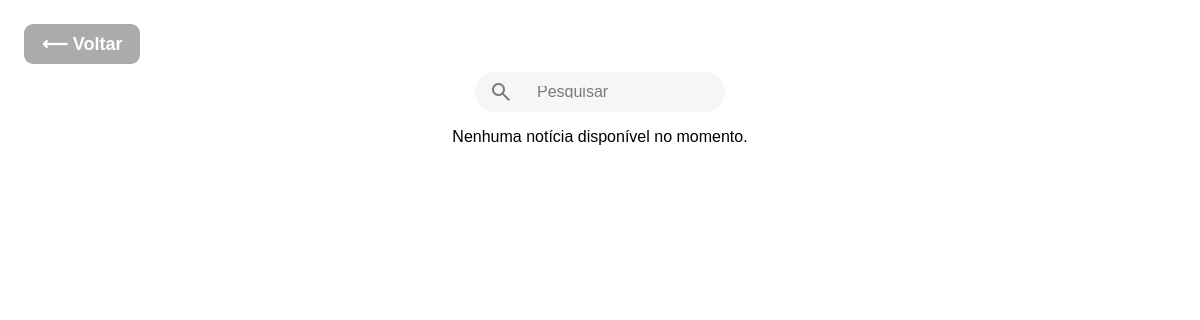
The page /pesquisa.php on the database as committed earlier.
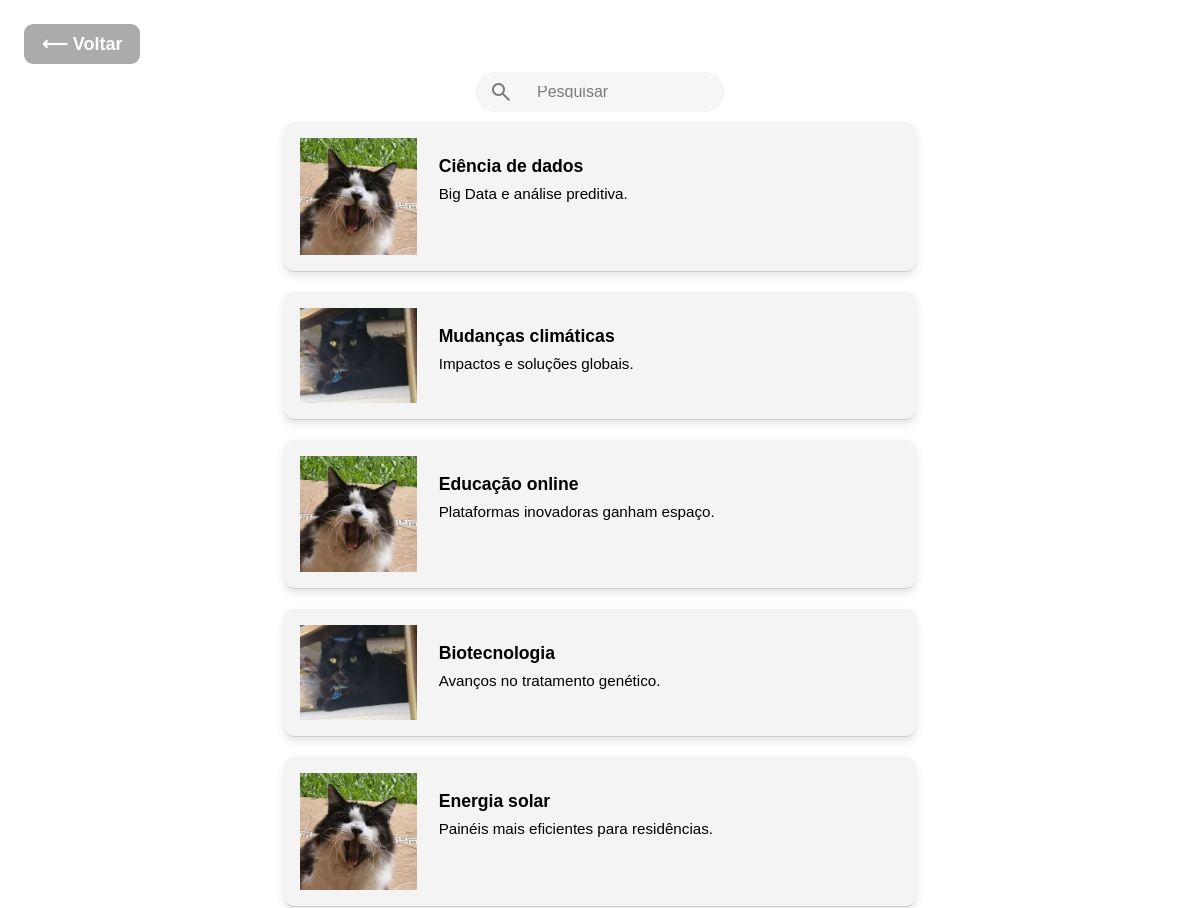
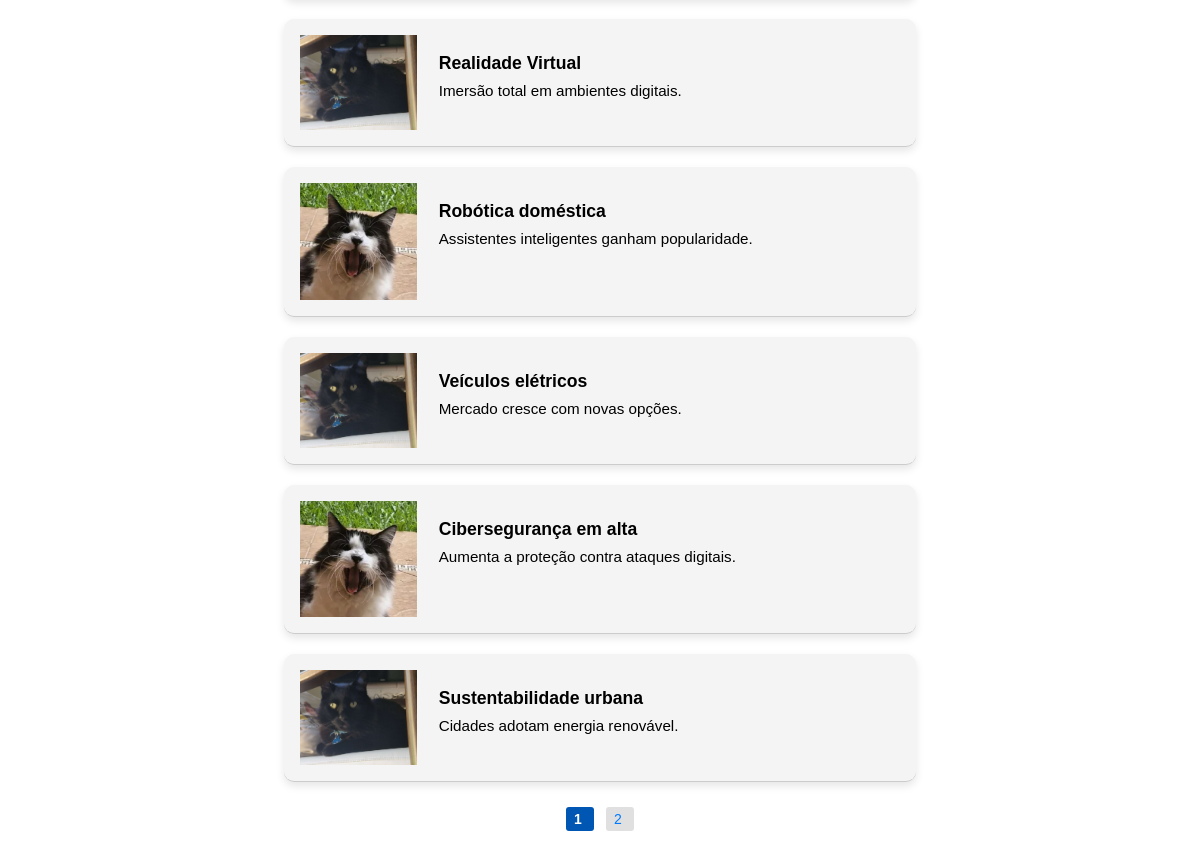
The same page on the database as committed later (2 pictures, top to bottom).
### tables this page shows
CREATE TABLE noticias (
  noticiaID INT AUTO_INCREMENT PRIMARY KEY,
  titulo VARCHAR(150) NOT NULL,
  descricao TEXT NOT NULL,
  texto TEXT NOT NULL,
  foto VARCHAR(255),
  usuarioID INT NOT NULL,
  data_criacao DATETIME NOT NULL DEFAULT CURRENT_TIMESTAMP,
  CONSTRAINT fk_noticia_usuario FOREIGN KEY (usuarioID) REFERENCES usuarios(usuarioID) ON DELETE CASCADE ON UPDATE CASCADE
);

### pesquisa.php (the view, shortened to what this page needs)
<?php
include_once './includes/_conexao.php';
$busca = '';
$where = "";
$por_pagina = 10;
$pagina_atual = isset($_GET['pagina']) && is_numeric($_GET['pagina']) ? (int)$_GET['pagina'] : 1;
$offset = ($pagina_atual - 1) * $por_pagina;
$total_query = "SELECT COUNT(*) as total FROM noticias $where";
$total_result = mysqli_query($conn, $total_query);
$total_row = mysqli_fetch_assoc($total_result);
$total = $total_row['total'];
$total_paginas = ceil($total / $por_pagina);
$sql = "SELECT noticiaID, titulo, descricao, foto
        FROM noticias
        $where
        ORDER BY data_criacao DESC
        LIMIT $por_pagina OFFSET $offset";
$resultado = mysqli_query($conn, $sql);
?>
<!DOCTYPE html>
<html lang="pt-br">
<head>
    <link rel="stylesheet" href="./assets/style3.css" />
</head>
<body>
<a href="index.php" class="voltar">&#10229; Voltar</a>
<form class="search-form" method="GET" action="">
    <div class="search">
        <span class="search-icon material-symbols-outlined">search</span>
        <input
            class="search-input"
            type="search"
            name="busca"
            placeholder="Pesquisar"
            value="<?php echo htmlspecialchars($busca); ?>"
            autocomplete="off"
        >
    </div>
</form>
<?php
if (mysqli_num_rows($resultado) > 0) {
    while ($dado = mysqli_fetch_assoc($resultado)) {
        $id = $dado['noticiaID'];
        $titulo = htmlspecialchars($dado['titulo']);
        $descricao = htmlspecialchars($dado['descricao']);
        $foto = htmlspecialchars($dado['foto']);
?>
        <a href="noticia.php?noticiaID=<?php echo $id; ?>" class="Resultado">
            <div class="Resultado-img">
                <img src="./image/<?php echo $foto; ?>" alt="Imagem do resultado" />
            </div>
            <div class="Resultado-Texto">
                <h2><?php echo $titulo; ?></h2>
                <p><?php echo $descricao; ?></p>
            </div>
        </a>
<?php
    }
} else {
    if ($busca !== '') {
        echo '<p class="no-results">Nenhuma notícia encontrada para: ' . htmlspecialchars($busca) . '</p>';
    } else {
        echo '<p class="no-results">Nenhuma notícia disponível no momento.</p>';
    }
}
?>
<?php if ($total_paginas > 1): ?>
    <div class="paginacao">
        <?php
        $max_paginas_exibir = 10;
        if ($total_paginas <= $max_paginas_exibir) {
            $inicio = 1;
            $fim = $total_paginas;
        }
        for ($i = $inicio; $i <= $fim; $i++):
        ?>
            <a class="pagina-link <?php echo $i === $pagina_atual ? 'ativa' : ''; ?>" href="?busca=<?php echo urlencode($busca); ?>&pagina=<?php echo $i; ?>">
                <?php echo $i; ?>
            </a>
        <?php endfor; ?>
    </div>
<?php endif; ?>
</body>
</html>

### assets/style3.css (style rules this page uses)
* { font-family: Arial; text-align: justify; }
.search-form { width: 35%; display: flex; justify-content: center; }
.search { --padding: 14px; min-width: 250px; width: 60%; height: 40px; display: flex; align-items: center; padding: var(--padding); border-radius: 30px; background: #f6f6f6; transition: box-shadow 0.25s, width 0.4s ease, height 0.4s ease; box-sizing: border-box; }
.search-input { font-size: 1rem; font-family: 'Lexend', sans-serif; color: #333333; margin-left: var(--padding); outline: none; border: none; background: transparent; width: 100%; height: 100%; padding: 0 10px; }
.search-input::placeholder, .search-icon { color: rgba(0, 0, 0, 0.5); }
a.Resultado { display: flex; align-items: flex-start; gap: 1rem; padding: 1rem; border-bottom: 1px solid #ccc; text-decoration: none; color: inherit; transition: background-color 0.2s; }
.Resultado { display: flex; background-color: #f4f4f4; border-radius: 10px; overflow: hidden; box-shadow: 0 4px 8px rgba(0,0,0,0.1); transition: transform 0.2s ease; width: 100%; max-width: 600px; margin: 10px auto; }
.Resultado-img { width: 20%; display: flex; align-items: center; }
.Resultado-img img { width: 100%; height: auto; object-fit: cover; }
.Resultado-Texto { display: flex; flex-direction: column; width: 80%; padding: 3% 3% 3% 1%; overflow: hidden; box-sizing: border-box; }
.Resultado-Texto h2 { font-size: 1.1rem; font-weight: bold; margin: 0 0 8px; word-break: break-word; white-space: normal; }
.Resultado-Texto p { font-size: 0.95rem; margin: 0; word-break: break-word; white-space: normal; }
body { display: flex; justify-content: center; align-items: center; height: auto; margin: 0; background-color: #ffffff; margin-top: 6%; padding: 0 1rem; flex-direction: column; }
html { height: 100%; }
.voltar { position: absolute; top: 2vw; left: 2vw; font-size: 1.5vw; text-decoration: none; color: white; background-color: rgba(0, 0, 0, 0.33); padding: 0.5em 1em; border-radius: 0.5em; font-weight: bold; display: flex; align-items: center; gap: 0.5em; }
.paginacao { text-align: center; margin: 15px 0; font-family: Arial, sans-serif; font-size: 14px; }
.pagina-link { display: inline-block; margin: 0 4px; padding: 4px 8px; color: #007bff; background: #e0e0e0; border-radius: 3px; text-decoration: none; min-width: 28px; box-sizing: border-box; }
.pagina-link.ativa { background: #0056b3; color: #fff; font-weight: 600; pointer-events: none; }

Rows that differ between the two databases and show on the page:
added noticias: foto (picture), titulo "Ciência de dados", descricao "Big Data e análise preditiva."
added noticias: foto (picture), titulo "Mudanças climáticas", descricao "Impactos e soluções globais."
added noticias: foto (picture), titulo "Educação online", descricao "Plataformas inovadoras ganham espaço."
added noticias: foto (picture), titulo "Biotecnologia", descricao "Avanços no tratamento genético."
added noticias: foto (picture), titulo "Energia solar", descricao "Painéis mais eficientes para residências."
added noticias: foto (picture), titulo "Realidade Virtual", descricao "Imersão total em ambientes digitais."
added noticias: foto (picture), titulo "Robótica doméstica", descricao "Assistentes inteligentes ganham popularidade."
added noticias: foto (picture), titulo "Veículos elétricos", descricao "Mercado cresce com novas opções."
added noticias: foto (picture), titulo "Cibersegurança em alta", descricao "Aumenta a proteção contra ataques digitais."
added noticias: foto (picture), titulo "Sustentabilidade urbana", descricao "Cidades adotam energia renovável."
Other text that changed with them:
new list line: "1"
new list line: "2"
text no longer shown: "Nenhuma notícia disponível no momento."
